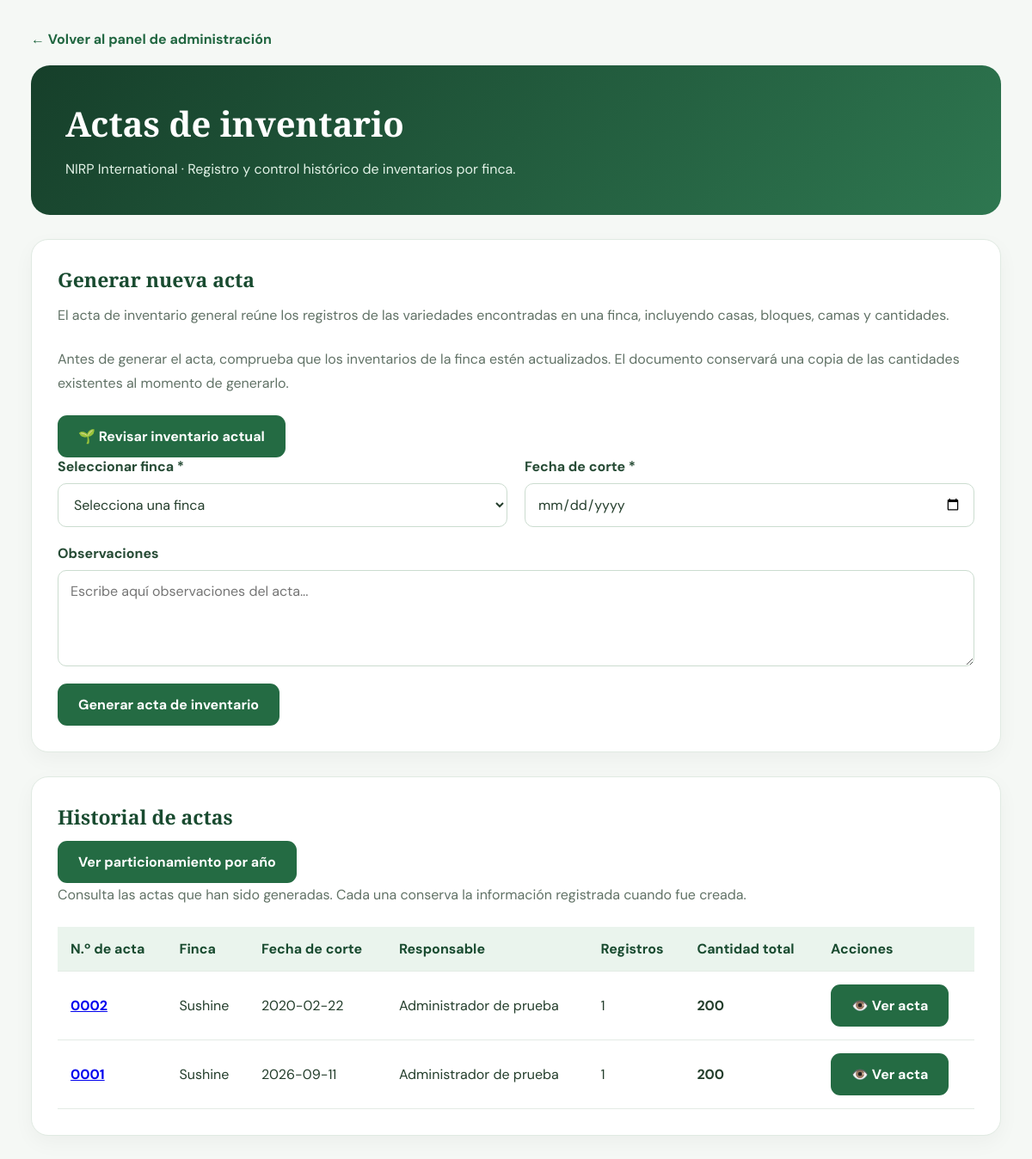
Page /admin/actas (signed in) on the committed database.
### tables this page shows
CREATE TABLE actas_inventario (
                id INTEGER PRIMARY KEY AUTOINCREMENT,
                finca_id INTEGER NOT NULL,
                responsable_id INTEGER NOT NULL,
                fecha_corte TEXT NOT NULL,
                observaciones TEXT NOT NULL DEFAULT '',
                creada_en TEXT NOT NULL
                    DEFAULT CURRENT_TIMESTAMP,

                FOREIGN KEY (finca_id)
                    REFERENCES fincas(id)
                    ON DELETE RESTRICT,

                FOREIGN KEY (responsable_id)
                    REFERENCES usuarios(id)
                    ON DELETE RESTRICT
            );

CREATE TABLE fincas (
                id INTEGER PRIMARY KEY AUTOINCREMENT,
                nombre TEXT NOT NULL,
                empresa TEXT,
                departamento TEXT NOT NULL,
                municipio TEXT NOT NULL,
                vereda TEXT,
                direccion TEXT,
                telefono TEXT,
                ubicacion_cultivo TEXT,
                variedades_otras_casas TEXT,
                latitud REAL,
                longitud REAL,
                observaciones TEXT,
                fecha_registro TEXT DEFAULT CURRENT_TIMESTAMP
            );

CREATE TABLE usuarios (
                id INTEGER PRIMARY KEY AUTOINCREMENT,
                nombre TEXT NOT NULL,
                correo TEXT NOT NULL UNIQUE,
                password_hash TEXT NOT NULL,
                rol TEXT NOT NULL DEFAULT 'cliente'
                    CHECK (rol IN ('admin', 'cliente'))
            );

### app.py (the view, shortened to what this page needs)
@app.route(
    "/admin/actas",
    methods=["GET", "POST"]
)
@administrador_requerido
def actas_inventario_admin():
    return render_template(
        "actas_inventario.html",
        fincas=obtener_fincas(),
        actas=obtener_actas_inventario()
    )

### app.py (called while the page is built)
def csrf_token():
    if "csrf_token" not in session:
        session["csrf_token"] = (
            secrets.token_urlsafe(32)
        )
    return session["csrf_token"]

@app.context_processor
def funciones_plantilla():
    return {
        "csrf_token": csrf_token
    }

def administrador_requerido(funcion):
    @wraps(funcion)
    def protegida(*args, **kwargs):
        usuario_id = session.get("usuario_id")
        if not usuario_id:
            flash(
                "Primero debes iniciar sesión.",
                "warning"
            )
            return redirect(url_for("login"))
        usuario = obtener_usuario_id(usuario_id)
        if not usuario:
            session.clear()
            return redirect(url_for("login"))
        if usuario["rol"] != "admin":
            abort(403)
        return funcion(*args, **kwargs)
    return protegida

### database.py (called while the page is built)
def conectar():
    conexion = sqlite3.connect(DATABASE)
    conexion.row_factory = sqlite3.Row
    conexion.execute("PRAGMA foreign_keys = ON")
    return conexion

def obtener_usuario_id(usuario_id):
    with conectar() as conexion:
        fila = conexion.execute("""
            SELECT * FROM usuarios
            WHERE id = ?
        """, (usuario_id,)).fetchone()
        return dict(fila) if fila else None

def obtener_fincas():
    with conectar() as conexion:
        filas = conexion.execute("""
            SELECT *
            FROM fincas
            ORDER BY id DESC
        """).fetchall()
        return [dict(fila) for fila in filas]

### templates/actas_inventario.html (shortened to what this page needs)
<!DOCTYPE html>
<html lang="es">
<head>
    <link rel="stylesheet"
          href="{{ url_for('static', filename='styles.css') }}">
</head>
<body class="actas-pagina">
    <main class="actas-contenedor">
        <a href="{{ url_for('panel_admin') }}"
           class="actas-volver">
            ← Volver al panel de administración
        </a>
        <header class="actas-encabezado">
            <h1>Actas de inventario</h1>
            <p>
                NIRP International · Registro y control
                histórico de inventarios por finca.
            </p>
        </header>
        <section class="actas-seccion">
            <h2>Generar nueva acta</h2>
        <p class="actas-descripcion">
            El acta de inventario general reúne los registros
            de las variedades encontradas en una finca,
            incluyendo casas, bloques, camas y cantidades.
        </p>
        <p class="actas-descripcion">
            Antes de generar el acta, comprueba que los
            inventarios de la finca estén actualizados.
            El documento conservará una copia de las
            cantidades existentes al momento de generarlo.
        </p>
        <a href="{{ url_for('inventario_admin') }}"
        class="actas-boton">
            🌱 Revisar inventario actual
        </a>
            <form
                method="POST"
                action="{{ url_for('actas_inventario_admin') }}"
                class="actas-formulario">
                <div class="actas-campo">
                    <label for="finca_id">
                        Seleccionar finca *
                    </label>
                    <select
                        id="finca_id"
                        name="finca_id"
                        required>
                        <option value="">
                            Selecciona una finca
                        </option>
                    </select>
                </div>
                <div class="actas-campo">
                    <label for="fecha_corte">
                        Fecha de corte *
                    </label>
                    <input
                        type="date"
                        id="fecha_corte"
                        name="fecha_corte"
                        required>
                </div>
                <div class="actas-campo actas-campo-completo">
                    <label for="observaciones">
                        Observaciones
                    </label>
                    <textarea
                        id="observaciones"
                        name="observaciones"
                        rows="4"
                        maxlength="500"
                        placeholder="Escribe aquí observaciones del acta..."></textarea>
                </div>
                <div class="actas-campo-completo">
                    <button
                        type="submit"
                        class="actas-boton"
                        onclick="return confirm('¿Deseas generar esta acta con los datos actuales del inventario?');">
                        Generar acta de inventario
                    </button>
                </div>
            </form>
        </section>
        <section class="actas-seccion">
            <h2>Historial de actas</h2>
            <p>
                <a href="{{ url_for('particionamiento_actas_admin') }}" class="actas-boton">
                    Ver particionamiento por año
                </a>
            </p>
            <p class="actas-descripcion">
                Consulta las actas que han sido generadas.
                Cada una conserva la información
                registrada cuando fue creada.
            </p>
            {% if actas %}
                <div class="actas-tabla-contenedor">
                    <table class="actas-tabla">
                        <thead>
                            <tr>
                                <th>N.º de acta</th>
                                <th>Finca</th>
                                <th>Fecha de corte</th>
                                <th>Responsable</th>
                                <th>Registros</th>
                                <th>Cantidad total</th>
                                <th>Acciones</th>
                            </tr>
                        </thead>
<tbody>
    {% for acta in actas %}
        <tr>
            <td>
                <a href="{{ url_for('detalle_acta', acta_id=acta.id) }}">
                    <strong>
                        {{ "%04d"|format(acta.id) }}
                    </strong>
                </a>
            </td>
            <td>
                {{ acta.finca_nombre }}
            </td>
            <td>
                {{ acta.fecha_corte }}
            </td>
            <td>
                {{ acta.responsable_nombre }}
            </td>
            <td>
                {{ acta.total_registros }}
            </td>
            <td>
                <strong>
                    {{ acta.total_cantidad }}
                </strong>
            </td>
            <td>
                <a
                    href="{{ url_for('detalle_acta', acta_id=acta.id) }}"
                    class="actas-boton">
                    👁️ Ver acta
                </a>
            </td>
        </tr>
    {% endfor %}
</tbody>
                    </table>
                </div>
            {% endif %}
        </section>
    </main>
</body>
</html>

### static/styles.css (style rules this page uses)
* { margin: 0; padding: 0; box-sizing: border-box; }
html { scroll-behavior: smooth; scroll-padding-top: 100px; }
body { font-family: 'DM Sans', sans-serif; color: #203d29; background: #fff; overflow-x: hidden; }
h1, h2, h3 { font-family: 'Playfair Display', serif; }
:root { --nirp-verde-oscuro: #17492f; --nirp-verde: #246a43; --nirp-verde-claro: #eaf4ed; --nirp-fondo: #f6f9f6; --nirp-texto: #263d2d; --nirp-texto-suave: #53675a; --nirp-borde: #dfebe1; --nirp-blanco: #ffffff; }
body { background: #f1f6f2; }

### templates/actas_inventario.html (style rules this page uses)
.actas-pagina { background: #f5f8f5; min-height: 100vh; color: #243e2c; }
.actas-contenedor { width: min(1150px, 94%); margin: 35px auto 70px; }
.actas-encabezado { background: linear-gradient( 135deg, #163f2a, #2e7750 ); padding: 40px; border-radius: 22px; color: white; margin-bottom: 28px; }
.actas-encabezado h1 { color: white; font-size: clamp(27px, 4vw, 40px); margin: 0 0 12px; }
.actas-encabezado p { color: #e2f2e7; line-height: 1.7; }
.actas-volver { display: inline-block; margin-bottom: 20px; color: #206640; font-weight: 700; text-decoration: none; }
.actas-seccion { background: white; border: 1px solid #e0eae2; border-radius: 20px; padding: 30px; margin-bottom: 28px; box-shadow: 0 8px 25px rgba(0, 0, 0, .04); }
.actas-seccion h2 { font-size: 23px; color: #194b30; margin: 0 0 12px; }
.actas-descripcion { color: #617266; line-height: 1.7; margin-bottom: 24px; }
.actas-formulario { display: grid; grid-template-columns: repeat(2, minmax(0, 1fr)); gap: 20px; }
.actas-campo { display: flex; flex-direction: column; gap: 9px; }
.actas-campo label { color: #264b35; font-weight: 700; }
.actas-campo select, .actas-campo input, .actas-campo textarea { width: 100%; box-sizing: border-box; padding: 13px 14px; background: white; color: #243e2c; border: 1px solid #cbdccf; border-radius: 10px; font: inherit; }
.actas-campo-completo { grid-column: 1 / -1; }
.actas-boton { display: inline-block; padding: 14px 24px; background: #246b43; color: white; border: none; border-radius: 11px; font: inherit; font-weight: 700; cursor: pointer; text-decoration: none; }
.actas-tabla-contenedor { overflow-x: auto; }
.actas-tabla { width: 100%; min-width: 760px; border-collapse: collapse; }
.actas-tabla th, .actas-tabla td { text-align: left; padding: 15px; border-bottom: 1px solid #e3ebe5; }
.actas-tabla th { background: #eaf4ed; color: #194b30; }

### rows in the picture
actas_inventario: id "0002", finca_nombre "Sushine", fecha_corte "2020-02-22", responsable_nombre "Administrador de prueba", total_registros "1", total_cantidad "200"
actas_inventario: id "0001", finca_nombre "Sushine", fecha_corte "2026-09-11", responsable_nombre "Administrador de prueba", total_registros "1", total_cantidad "200"
